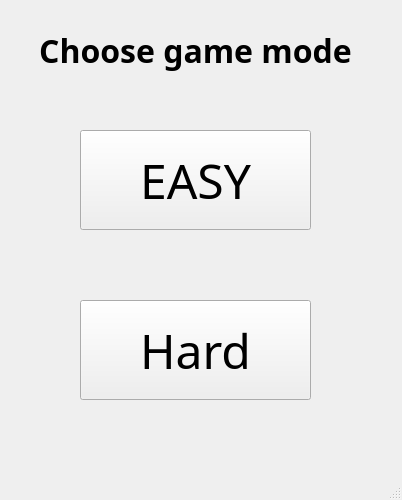
<?xml version="1.0" encoding="UTF-8"?>
<ui version="4.0">
 <class>MainWindow</class>
 <widget class="QMainWindow" name="MainWindow">
  <property name="geometry">
   <rect>
    <x>0</x>
    <y>0</y>
    <width>402</width>
    <height>500</height>
   </rect>
  </property>
  <property name="windowTitle">
   <string>Tic Tac Toe v1.0.0 for PicsArt Lab</string>
  </property>
  <widget class="QWidget" name="centralwidget">
   <widget class="QPushButton" name="pushButton_1">
    <property name="geometry">
     <rect>
      <x>80</x>
      <y>130</y>
      <width>231</width>
      <height>100</height>
     </rect>
    </property>
    <property name="sizePolicy">
     <sizepolicy hsizetype="Minimum" vsizetype="Fixed">
      <horstretch>100</horstretch>
      <verstretch>100</verstretch>
     </sizepolicy>
    </property>
    <property name="minimumSize">
     <size>
      <width>100</width>
      <height>100</height>
     </size>
    </property>
    <property name="font">
     <font>
      <family>MV Boli</family>
      <pointsize>36</pointsize>
     </font>
    </property>
    <property name="text">
     <string>EASY</string>
    </property>
   </widget>
   <widget class="QPushButton" name="pushButton_2">
    <property name="geometry">
     <rect>
      <x>80</x>
      <y>300</y>
      <width>231</width>
      <height>100</height>
     </rect>
    </property>
    <property name="sizePolicy">
     <sizepolicy hsizetype="Minimum" vsizetype="Fixed">
      <horstretch>100</horstretch>
      <verstretch>100</verstretch>
     </sizepolicy>
    </property>
    <property name="minimumSize">
     <size>
      <width>100</width>
      <height>100</height>
     </size>
    </property>
    <property name="font">
     <font>
      <family>MV Boli</family>
      <pointsize>36</pointsize>
     </font>
    </property>
    <property name="text">
     <string>Hard</string>
    </property>
   </widget>
   <widget class="QLabel" name="label">
    <property name="geometry">
     <rect>
      <x>10</x>
      <y>30</y>
      <width>371</width>
      <height>41</height>
     </rect>
    </property>
    <property name="font">
     <font>
      <family>Segoe UI Semibold</family>
      <pointsize>24</pointsize>
      <weight>75</weight>
      <bold>true</bold>
     </font>
    </property>
    <property name="text">
     <string>Choose game mode</string>
    </property>
    <property name="alignment">
     <set>Qt::AlignCenter</set>
    </property>
   </widget>
  </widget>
  <widget class="QMenuBar" name="menubar">
   <property name="geometry">
    <rect>
     <x>0</x>
     <y>0</y>
     <width>402</width>
     <height>21</height>
    </rect>
   </property>
  </widget>
  <widget class="QStatusBar" name="statusbar"/>
 </widget>
 <resources/>
 <connections/>
</ui>
